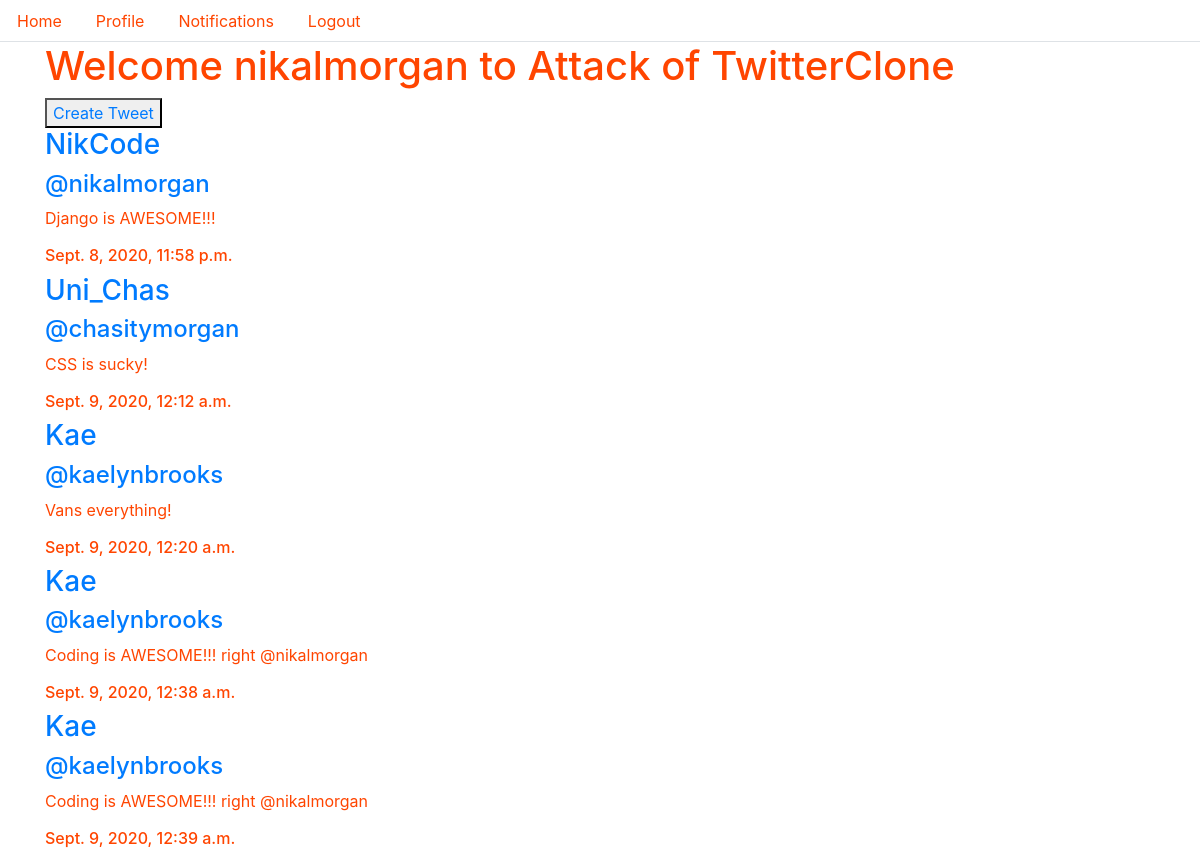
Screenshot of / (signed in) with the database file from the repository.
### twitteruser/models.py (models this page shows, shortened)
class TwitterUser(AbstractUser):
    display_name = models.CharField(max_length=120, blank=True, null=True)
    followers = models.ManyToManyField('self', symmetrical=False, blank=True)
    REQUIRED_FIELDS = ['display_name', 'first_name', 'last_name', 'email']

### tweet/models.py (models this page shows, shortened)
class Tweet(models.Model):
    body = models.CharField(max_length=140)
    madeBy = models.ForeignKey(TwitterUser, on_delete=models.CASCADE)
    date = models.DateTimeField(default=timezone.now)

### twitteruser/views.py (the view)
# urls.py: path('', twitteruserviews.index, name='homepage'),
def index(request):
    tweets = Tweet.objects.all()
    return render(request, 'index.html' , {'tweets': tweets})

### templates/index.html (shortened to what this page needs)
<!DOCTYPE html>
<html lang="en">
<head>
    <link rel="stylesheet" href="https://stackpath.bootstrapcdn.com/bootstrap/4.5.1/css/bootstrap.min.css"
>
</head>
<body>
    <ul class="nav nav-tabs" style="color: orangered;">
        {% if request.user.is_authenticated %}
        <li class="nav-item">
            <a class="nav-link {{index}}" href="/home/" style="color: orangered;">Home</a>
        </li>
        <li class="nav-item">
            <a class="nav-link" href="/profile/{{request.user.username}}/" style="color: orangered;">Profile</a>
        </li>
        <li class="nav-item">
            <a class="nav-link" href="/notification/" style="color: orangered;">Notifications</a>
        </li>
        <li class="nav-item">
            <a class="nav-link " href="/logout/" style="color: orangered;">Logout</a>
        </li>
        {% endif %}
    </ul>
    <div class="container" style="color: orangered;">
        {% if request.user.is_authenticated %}
        <h1>Welcome {{request.user.username}} to Attack of TwitterClone</h1>
        {% else %}
        <h1>Welcome to Attack of TwitterClone</h1>
        {% endif %}
        <div>
            <button><a href="/tweet/">Create Tweet</a></button>
        </div>
        <div>
            {% for tweet in tweets%}
            <div>
                <h3><a href="/profile/{{ tweet.madeBy.username}}/">{{ tweet.madeBy.display_name}}</a></h3>
                <h4><a href="/profile/{{ tweet.madeBy.username}}/">@{{ tweet.madeBy.username}}</a></h4>
                <p>{{ tweet.body}}</p>
                <h6>{{ tweet.date}}</h6>
            </div>
            {% endfor %}
        </div>
    </div>
</body>
</html>

### rows the page displays
TwitterUser: user.username "nikalmorgan"
Tweet: madeBy.display_name "NikCode", madeBy.username "nikalmorgan", body "Django is AWESOME!!!", date "Sept. 8, 2020, 11:58 p.m."
Tweet: madeBy.display_name "Uni_Chas", madeBy.username "chasitymorgan", body "CSS is sucky!", date "Sept. 9, 2020, 12:12 a.m."
Tweet: madeBy.display_name "Kae", madeBy.username "kaelynbrooks", body "Vans everything!", date "Sept. 9, 2020, 12:20 a.m."
Tweet: madeBy.display_name "Kae", madeBy.username "kaelynbrooks", body "Coding is AWESOME!!! right @nikalmorgan", date "Sept. 9, 2020, 12:38 a.m."
Tweet: madeBy.display_name "Kae", madeBy.username "kaelynbrooks", body "Coding is AWESOME!!! right @nikalmorgan", date "Sept. 9, 2020, 12:39 a.m."
